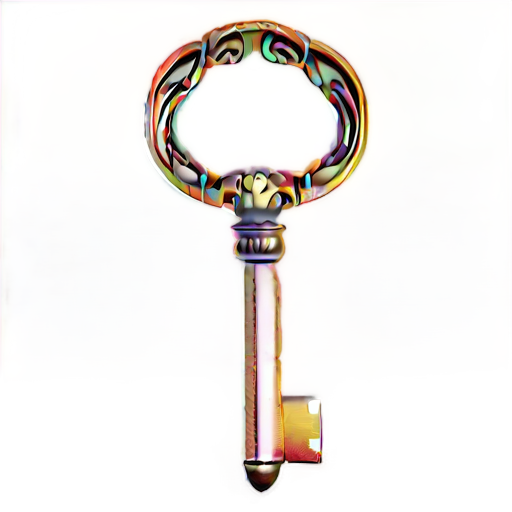
#> input picture src/sample/fixed_fixtures/objects/fixed_object.selected.png, 512 x 512 px
$ python -i transparent_decode.py   (imports and definitions only)
#> lines starting #> are read from the running program, lines starting #| are printed output that depends on the picture; after the words box and inside, x2 and y2 are one past the last pixel; in counts of white or black regions, pixels touching at a corner belong together
#> further down, picture is the input picture: PIL image 512x512 RGBA; mean R, G, B, A 226.4, 221.2, 211.1, 52.9
from __future__ import annotations

# mypy: ignore-errors
from dataclasses import dataclass
from typing import Any

from PIL import Image


@dataclass(frozen=True)
class TransparentDecodeResult:
    preview_rgb: Image.Image
    transparent_rgba: Image.Image
    alpha_mask: Image.Image
    visualization_rgb: Image.Image


class LayerDiffuseTransparentDecoder:
    def to(self, device: Any) -> "LayerDiffuseTransparentDecoder":
        _ = device
        return self

    # [52 lines left out: functions decode, _tensor_batch_to_rgb, _tensor_batch_to_rgba, not called in this run]


def _build_visualization(transparent_image: Image.Image) -> Image.Image:
    from PIL import ImageChops

    width, height = transparent_image.size
#> width = 512; height = 512
    tile = 32
    board = Image.new("RGB", (width, height), color=(200, 200, 200))
#> board: PIL image 512x512 RGB; every value is 200
    alt = Image.new("RGB", (tile, tile), color=(160, 160, 160))
#> alt: PIL image 32x32 RGB; every value is 160
    for top in range(0, height, tile):
        for left in range(0, width, tile):
            if ((left // tile) + (top // tile)) % 2 == 0:
                board.paste(alt, (left, top))
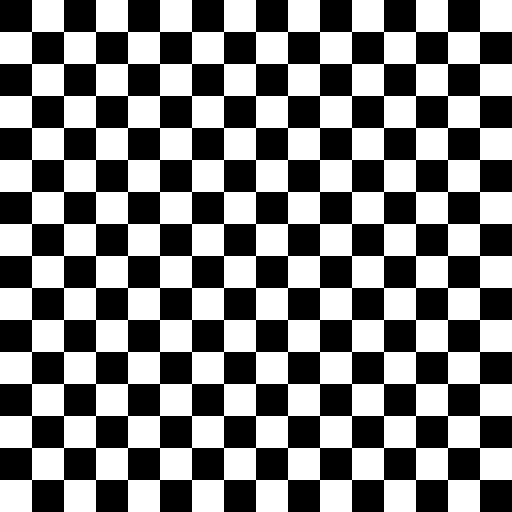
#> board: PIL image 512x512 RGB; values 160 (black) and 200 (white), 50% white; 1 white region, box (x1, y1, x2, y2) and area: (0, 0, 512, 512) 131072
    foreground = transparent_image.convert("RGBA")
    composed = board.convert("RGBA")
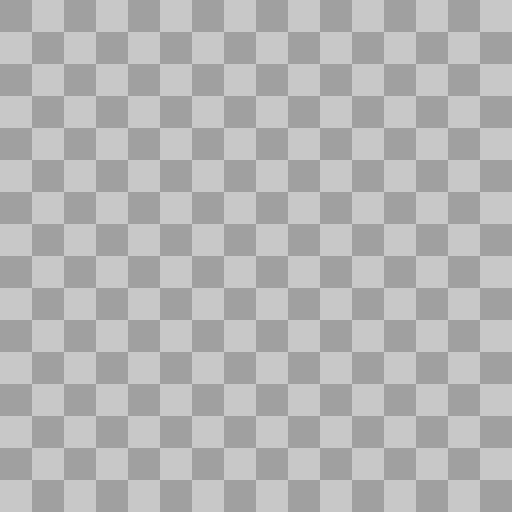
#> composed: PIL image 512x512 RGBA; mean R, G, B, A 180, 180, 180, 255
    composed.alpha_composite(foreground)
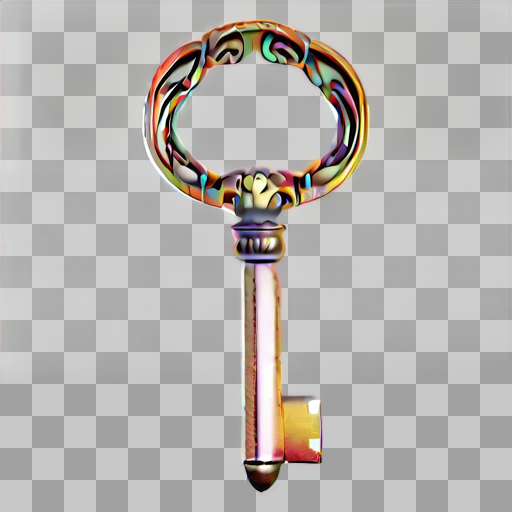
#> composed: PIL image 512x512 RGBA; mean R, G, B, A 181.7, 178.1, 175.2, 255
    return ImageChops.duplicate(composed).convert("RGB")

>>> from PIL import Image
>>> picture = Image.open('../../../../../../sample/fixed_fixtures/objects/fixed_object.selected.png')
>>> result = _build_visualization(picture)
